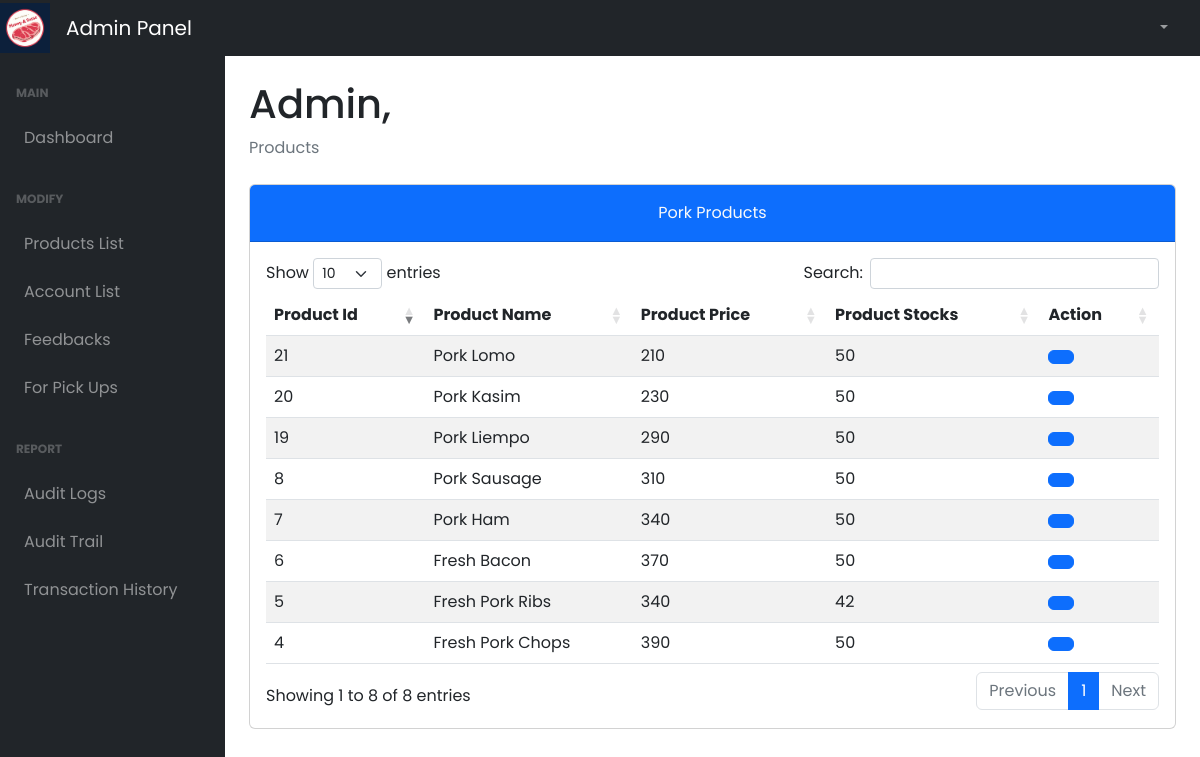
The app's page /admin/pork.php (signed in) with its own data.
### tables this page shows
CREATE TABLE `tbl_products` (
  `prod_id` int(11) NOT NULL,
  `prod_name` varchar(255) NOT NULL,
  `prod_price` int(11) NOT NULL,
  `prod_type` int(11) NOT NULL,
  `prod_stocks` float NOT NULL,
  `prod_img` varchar(255) NOT NULL
);

### admin/pork.php (the view, shortened to what this page needs)
<!DOCTYPE html>
<html lang="en">
  <head>
    <link href="../plugins/dataTables.bootstrap5.min.css" rel="stylesheet" />
    <link href="../plugins/responsive.bootstrap5.min.css" rel="stylesheet" />
    <link href="../styles/bootstrap5-min.css" rel="stylesheet" />
    <link href="../styles/card-general.css" rel="stylesheet" />
  </head>
  <body class="sb-nav-fixed">
    <?php require_once("./navbar.php"); ?>
    <div id="layoutSidenav">
      <?php require_once("./sidebar.php"); ?>
      <div id="layoutSidenav_content">
        <main>
          <div class="container-fluid px-4">
            <h1 class="mt-4" id="full_name">Admin,</h1>
            <ol class="breadcrumb mb-4">
              <li class="breadcrumb-item active">Products</li>
            </ol>
              <div class="card mb-5">
                    <div class="card-header bg-primary pt-3">
                        <div class="text-center">
                            <p class="card-title text-light">Pork Products
                        </div>
                    </div>
                    <div class="card-body">
                      <table id="residenceAccounts" class="table table-striped nowrap" style="width:100%">
                        <thead>
                          <tr>
                              <th>Product Id</th>
                              <th>Product Name</th>
                              <th>Product Price</th>
                              <th>Product Stocks</th>
                              <th>Action</th>
                          </tr>
                        </thead>
                        <tbody>
                          <?php
                            $query = "SELECT * FROM tbl_products WHERE prod_type = 2";
                            $stmt = $conn->prepare($query);
                            $stmt->execute();
                            $result = $stmt->get_result();
                              while ($data = $result->fetch_assoc()) {
                          ?>
                          <tr>
                            <td><?php echo $data['prod_id'];?></td>
                            <td><?php echo $data['prod_name'];?></td>
                            <td><?php echo $data['prod_price'];?></td>
                            <td><?php echo $data['prod_stocks'];?></td>
                            <td>
                                <button type="button" class="btn btn-primary" id="<?php echo $data["prod_id"] ?>"  data-bs-toggle="modal" data-bs-target="#residenceAccountDetails<?php echo $data["prod_id"] ?>" data-bs-whatever="@getbootstrap">
                                </button>
                            </td>
                          </tr>
                          <?php
                            }
                          ?>
                        </tbody>
                      </table>
                    </div>
                  </div>
            </div>
      </main>
    </div>
  </div>
    <link rel="stylesheet" href="../styles/dataTables.min.css">
  </body>
</html>

### styles/card-general.css (style rules this page uses)
* { margin: 0; padding: 0; box-sizing: border-box; font-family: "Poppins", sans-serif; }

### records on screen
tbl_products: prod_id "4", prod_name "Fresh Pork Chops", prod_price "390", prod_stocks "50"
tbl_products: prod_id "5", prod_name "Fresh Pork Ribs", prod_price "340", prod_stocks "42"
tbl_products: prod_id "6", prod_name "Fresh Bacon", prod_price "370", prod_stocks "50"
tbl_products: prod_id "7", prod_name "Pork Ham", prod_price "340", prod_stocks "50"
tbl_products: prod_id "8", prod_name "Pork Sausage", prod_price "310", prod_stocks "50"
tbl_products: prod_id "19", prod_name "Pork Liempo", prod_price "290", prod_stocks "50"
tbl_products: prod_id "20", prod_name "Pork Kasim", prod_price "230", prod_stocks "50"
tbl_products: prod_id "21", prod_name "Pork Lomo", prod_price "210", prod_stocks "50"
